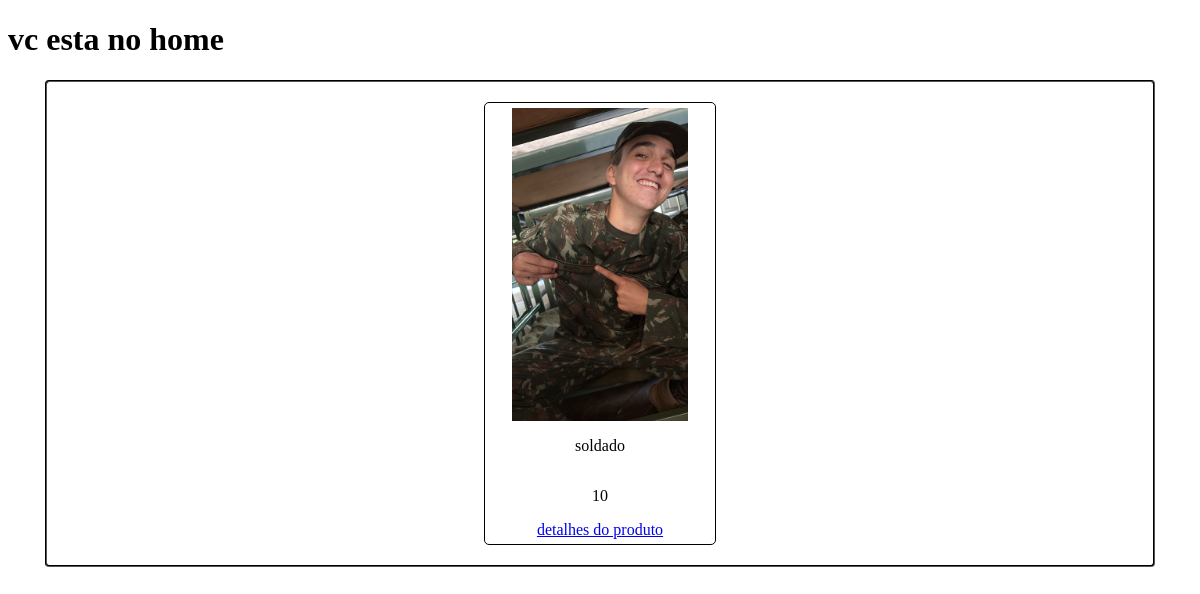
/cassino/home/, run on the app's committed database.
### stock/models.py (models this page shows, shortened)
class Product(models.Model):
    product_status = models.CharField(
        max_length=20,
        choices=ProductStatus.choices,
        default=ProductStatus.EXHAUSTED
    )
    seller = models.ForeignKey(Seller, on_delete=models.SET_NULL, blank=True, null=True)
    company = models.ForeignKey(Company, on_delete=models.SET_NULL, blank=True, null=True)
    name_product = models.CharField(max_length=200)
    stock_quantity = models.IntegerField(default=0)
    price = models.FloatField(default=0, verbose_name=f"Preço de venda (R$)")
    price_restocking = models.FloatField(verbose_name="Preço para reabastecer", default=0)
    sku = models.CharField(max_length=50, unique=True)
    product_image = models.ImageField(upload_to='products/')

### home/views.py (the view)
# urls.py: path('cassino/', include('home.urls')),
def home(request):
    products = Product.objects.all()
    context = {
        "products": products,
        "STREAMLIT_URL": settings.STREAMLIT_URL,
    }
    return render(request, "home.html", context)

### home/templates/home.html
{% extends "base.html" %}
{% load static %}
{% block content %}
    <h1>vc esta no home</h1>
        <div class="card-produto">
            {% for product in products %}
                <div class="div-produto">
                    <img src="{{ product.product_image.url }}"  alt="{{ product.name_product }}" width="300" height="300">
                    <p>{{ product.name_product }}</p>
                    <p>{{ product.stock_quantity }}</p>
                    <a href="{{ STREAMLIT_URL }}/?product_id={{ product.id }}" target="_blank">detalhes do produto</a>                </div>
            {% endfor %}
        </div>
{% endblock %}

### static/css/home.css (style rules this page uses)
.card-produto { border: 2px groove black; border-radius: 4px; width: 90%; max-width: 1200px; margin: 0 auto; display: flex; flex-wrap: wrap; gap: 20px; justify-content: center; padding: 20px; }
.div-produto { border: 1px solid black; border-radius: 5px; width: 220px; display: flex; flex-direction: column; align-items: center; padding: 5px; text-align: center; background-color: #fff; }
.div-produto img { max-width: 80%; height: auto; object-fit: cover; }

### data on the page
Product: product_image (picture), name_product "soldado", stock_quantity "10"
